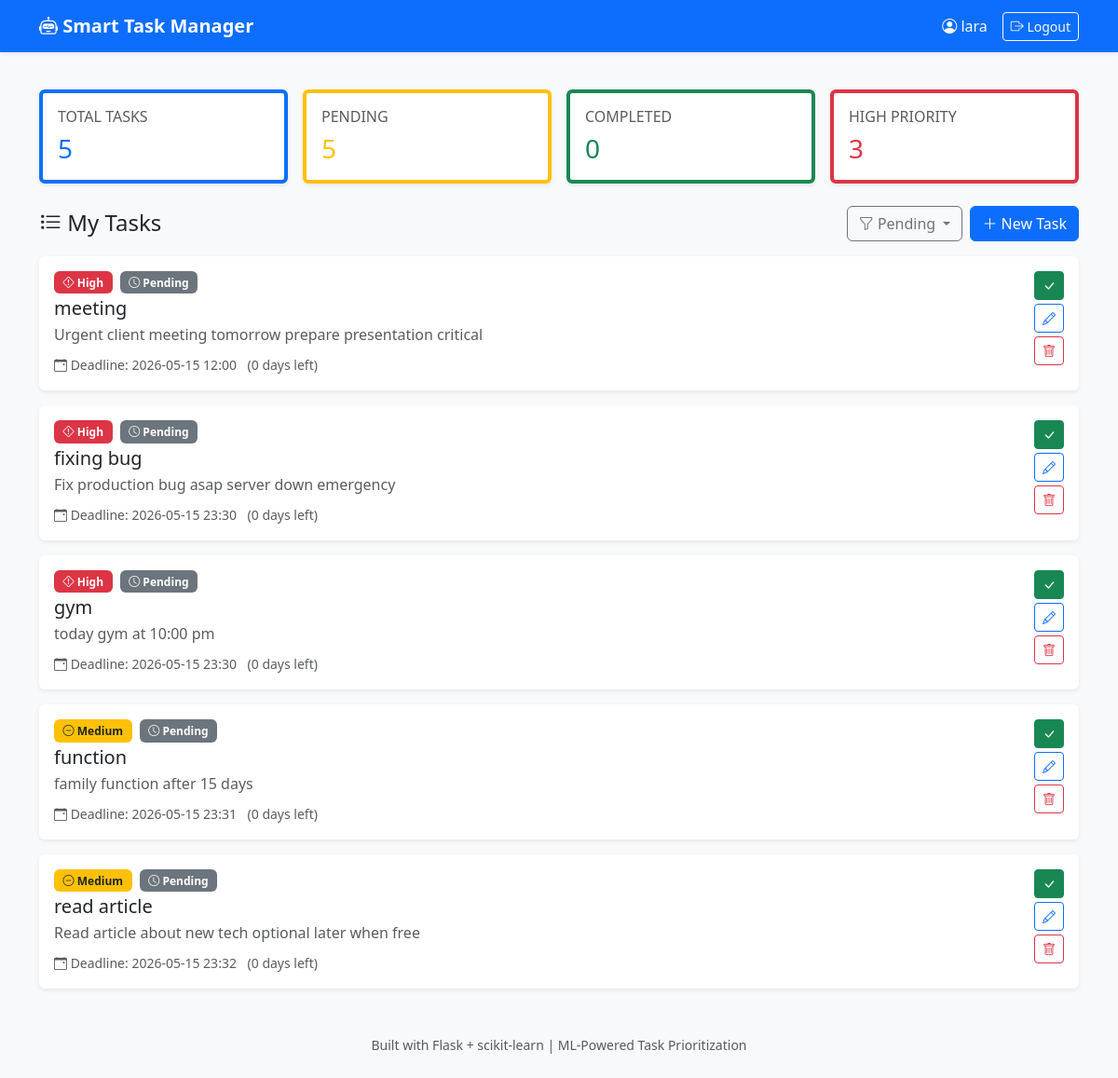
The page /dashboard?status=pending (signed in) on the database its author committed.
### app.py (models this page shows, shortened)
class User(UserMixin, db.Model):
    id = db.Column(db.Integer, primary_key=True)           # Unique ID
    username = db.Column(db.String(80), unique=True, nullable=False)  # Login name
    email = db.Column(db.String(120), unique=True, nullable=False)    # Email address
    password_hash = db.Column(db.String(200), nullable=False)         # Encrypted password
    tasks = db.relationship('Task', backref='owner', lazy=True, cascade='all, delete-orphan')

class Task(db.Model):
    id = db.Column(db.Integer, primary_key=True)
    title = db.Column(db.String(100), nullable=False)        # Task name
    description = db.Column(db.Text, nullable=False)         # Task details (used by ML)
    priority = db.Column(db.Integer, nullable=False, default=2)  # 1=Low, 2=Medium, 3=High
    deadline = db.Column(db.DateTime, nullable=False)          # Due date
    status = db.Column(db.String(20), default='pending')     # pending or completed
    created_at = db.Column(db.DateTime, default=datetime.utcnow)  # Auto-set timestamp
    user_id = db.Column(db.Integer, db.ForeignKey('user.id'), nullable=False)  # Owner
    def is_overdue(self):
        return datetime.utcnow() > self.deadline and self.status == 'pending'
    def days_until_deadline(self):
        delta = self.deadline - datetime.utcnow()
        return delta.days

### app.py (the view)
@app.route('/dashboard')
@login_required
def dashboard():
    status_filter = request.args.get('status', 'all')
    query = Task.query.filter_by(user_id=current_user.id)
    if status_filter == 'pending':
        query = query.filter_by(status='pending')
    elif status_filter == 'completed':
        query = query.filter_by(status='completed')
    tasks = query.order_by(Task.priority.desc(), Task.deadline.asc()).all()
    total_tasks = Task.query.filter_by(user_id=current_user.id).count()
    pending_tasks = Task.query.filter_by(user_id=current_user.id, status='pending').count()
    completed_tasks = Task.query.filter_by(user_id=current_user.id, status='completed').count()
    high_priority = Task.query.filter_by(user_id=current_user.id, status='pending', priority=3).count()
    return render_template('dashboard.html',
                         tasks=tasks,
                         total=total_tasks,
                         pending=pending_tasks,
                         completed=completed_tasks,
                         high_priority=high_priority,
                         filter=status_filter)

### app.py (called while the page is built)
@login_manager.user_loader
def load_user(user_id):
    return User.query.get(int(user_id))

### templates/dashboard.html (shortened to what this page needs)
{% extends "base.html" %}
{% block content %}
<div class="row g-3 mb-4">
    <div class="col-md-3 col-6">
        <div class="card border-primary border-start border-4 shadow-sm">
            <div class="card-body">
                <h6 class="text-muted text-uppercase">Total Tasks</h6>
                <h3 class="mb-0 text-primary">{{ total }}</h3>
            </div>
        </div>
    </div>
    <div class="col-md-3 col-6">
        <div class="card border-warning border-start border-4 shadow-sm">
            <div class="card-body">
                <h6 class="text-muted text-uppercase">Pending</h6>
                <h3 class="mb-0 text-warning">{{ pending }}</h3>
            </div>
        </div>
    </div>
    <div class="col-md-3 col-6">
        <div class="card border-success border-start border-4 shadow-sm">
            <div class="card-body">
                <h6 class="text-muted text-uppercase">Completed</h6>
                <h3 class="mb-0 text-success">{{ completed }}</h3>
            </div>
        </div>
    </div>
    <div class="col-md-3 col-6">
        <div class="card border-danger border-start border-4 shadow-sm">
            <div class="card-body">
                <h6 class="text-muted text-uppercase">High Priority</h6>
                <h3 class="mb-0 text-danger">{{ high_priority }}</h3>
            </div>
        </div>
    </div>
</div>
<div class="d-flex justify-content-between align-items-center mb-3 flex-wrap gap-2">
    <h4 class="mb-0"><i class="bi bi-list-task"></i> My Tasks</h4>
    <div class="d-flex gap-2">
        <div class="dropdown">
            <button class="btn btn-outline-secondary dropdown-toggle" type="button" data-bs-toggle="dropdown">
                <i class="bi bi-funnel"></i> {{ filter|title }}
            </button>
        </div>
        <a href="{{ url_for('add_task') }}" class="btn btn-primary">
            <i class="bi bi-plus-lg"></i> New Task
        </a>
    </div>
</div>
{% if tasks %}
    <div class="row g-3">
        {% for task in tasks %}
        <div class="col-12">
            <div class="card shadow-sm border-0 {% if task.status == 'completed' %}opacity-75{% endif %}
                        {% if task.is_overdue() %}border-danger border-2{% endif %}">
                <div class="card-body">
                    <div class="d-flex justify-content-between align-items-start">
                        <div class="flex-grow-1">
                            <div class="d-flex align-items-center gap-2 mb-1">
                                {% if task.priority == 3 %}
                                    <span class="badge bg-danger"><i class="bi bi-exclamation-diamond"></i> High</span>
                                {% elif task.priority == 2 %}
                                    <span class="badge bg-warning text-dark"><i class="bi bi-dash-circle"></i> Medium</span>
                                {% else %}
                                    <span class="badge bg-success"><i class="bi bi-arrow-down-circle"></i> Low</span>
                                {% endif %}
                                {% if task.status == 'completed' %}
                                    <span class="badge bg-success"><i class="bi bi-check-circle"></i> Done</span>
                                {% else %}
                                    <span class="badge bg-secondary"><i class="bi bi-clock"></i> Pending</span>
                                {% endif %}
                            </div>
                            <h5 class="card-title mb-1 {% if task.status == 'completed' %}text-decoration-line-through text-muted{% endif %}">
                                {{ task.title }}
                            </h5>
                            <p class="card-text text-muted mb-2">{{ task.description }}</p>
                            <small class="text-muted">
                                <i class="bi bi-calendar-event"></i>
                                Deadline: {{ task.deadline.strftime('%Y-%m-%d %H:%M') }}
                                {% if task.days_until_deadline() >= 0 and task.status == 'pending' %}
                                    <span class="ms-2">({{ task.days_until_deadline() }} days left)</span>
                                {% elif task.days_until_deadline() < 0 %}
                                    <span class="ms-2 text-danger">({{ task.days_until_deadline()|abs }} days overdue)</span>
                                {% endif %}
                            </small>
                        </div>
                        <div class="d-flex flex-column gap-1 ms-3">
                            {% if task.status == 'pending' %}
                            <form method="POST" action="{{ url_for('complete_task', task_id=task.id) }}" class="d-inline">
                                <button type="submit" class="btn btn-success btn-sm" title="Mark Complete">
                                    <i class="bi bi-check-lg"></i>
                                </button>
                            </form>
                            {% endif %}
                            <a href="{{ url_for('edit_task', task_id=task.id) }}" class="btn btn-outline-primary btn-sm" title="Edit">
                                <i class="bi bi-pencil"></i>
                            </a>
                            <form method="POST" action="{{ url_for('delete_task', task_id=task.id) }}" class="d-inline" onsubmit="return confirm('Delete this task?');">
                                <button type="submit" class="btn btn-outline-danger btn-sm" title="Delete">
                                    <i class="bi bi-trash"></i>
                                </button>
                            </form>
                        </div>
                    </div>
                </div>
            </div>
        </div>
        {% endfor %}
    </div>
{% endif %}
{% endblock %}

### templates/base.html (shortened to what this page needs)
<!DOCTYPE html>
<html lang="en">
<head>
    <link href="https://cdn.jsdelivr.net/npm/bootstrap@5.3.2/dist/css/bootstrap.min.css" rel="stylesheet">
    <link rel="stylesheet" href="https://cdn.jsdelivr.net/npm/bootstrap-icons@1.11.1/font/bootstrap-icons.css">
    <link rel="stylesheet" href="{{ url_for('static', filename='css/style.css') }}">
</head>
<body class="bg-light">
    <nav class="navbar navbar-expand-lg navbar-dark bg-primary shadow-sm">
        <div class="container">
            <a class="navbar-brand fw-bold" href="{{ url_for('dashboard') }}">
                <i class="bi bi-robot"></i> Smart Task Manager
            </a>
            <div class="collapse navbar-collapse" id="navbarNav">
                <ul class="navbar-nav ms-auto align-items-center">
                    {% if current_user.is_authenticated %}
                        <li class="nav-item">
                            <span class="nav-link text-light">
                                <i class="bi bi-person-circle"></i> {{ current_user.username }}
                            </span>
                        </li>
                        <li class="nav-item">
                            <a class="btn btn-outline-light btn-sm ms-2" href="{{ url_for('logout') }}">
                                <i class="bi bi-box-arrow-right"></i> Logout
                            </a>
                        </li>
                    {% endif %}
                </ul>
            </div>
        </div>
    </nav>
    <main class="container py-4">
        {% block content %}{% endblock %}
    </main>
    <footer class="text-center text-muted py-4 mt-auto">
        <small>Built with Flask + scikit-learn | ML-Powered Task Prioritization</small>
    </footer>
</body>
</html>

### static/css/style.css (style rules this page uses)
body { min-height: 100vh; display: flex; flex-direction: column; }
main { flex: 1; }
.badge { font-size: 0.75rem; padding: 0.5em 0.8em; border-radius: 6px; }
.card { transition: transform 0.2s ease, box-shadow 0.2s ease; }
.btn { transition: all 0.2s; }

### rows shown on the page
User: username "lara"
Task: priority 3 (drawn), status "pending" (drawn), title "meeting", description "Urgent client meeting tomorrow prepare presentation critical", deadline "2026-05-15 12:00", days_until_deadline "0"
Task: priority 3 (drawn), status "pending" (drawn), title "fixing bug", description "Fix production bug asap server down emergency", deadline "2026-05-15 23:30", days_until_deadline "0"
Task: priority 3 (drawn), status "pending" (drawn), title "gym", description "today gym at 10:00 pm", deadline "2026-05-15 23:30", days_until_deadline "0"
Task: priority 2 (drawn), status "pending" (drawn), title "function", description "family function after 15 days", deadline "2026-05-15 23:31", days_until_deadline "0"
Task: priority 2 (drawn), status "pending" (drawn), title "read article", description "Read article about new tech optional later when free", deadline "2026-05-15 23:32", days_until_deadline "0"

### other values the page prints
{{ total }} "5"
{{ pending }} "5"
{{ completed }} "0"
{{ high_priority }} "3"
{{ filter|title }} "Pending"
